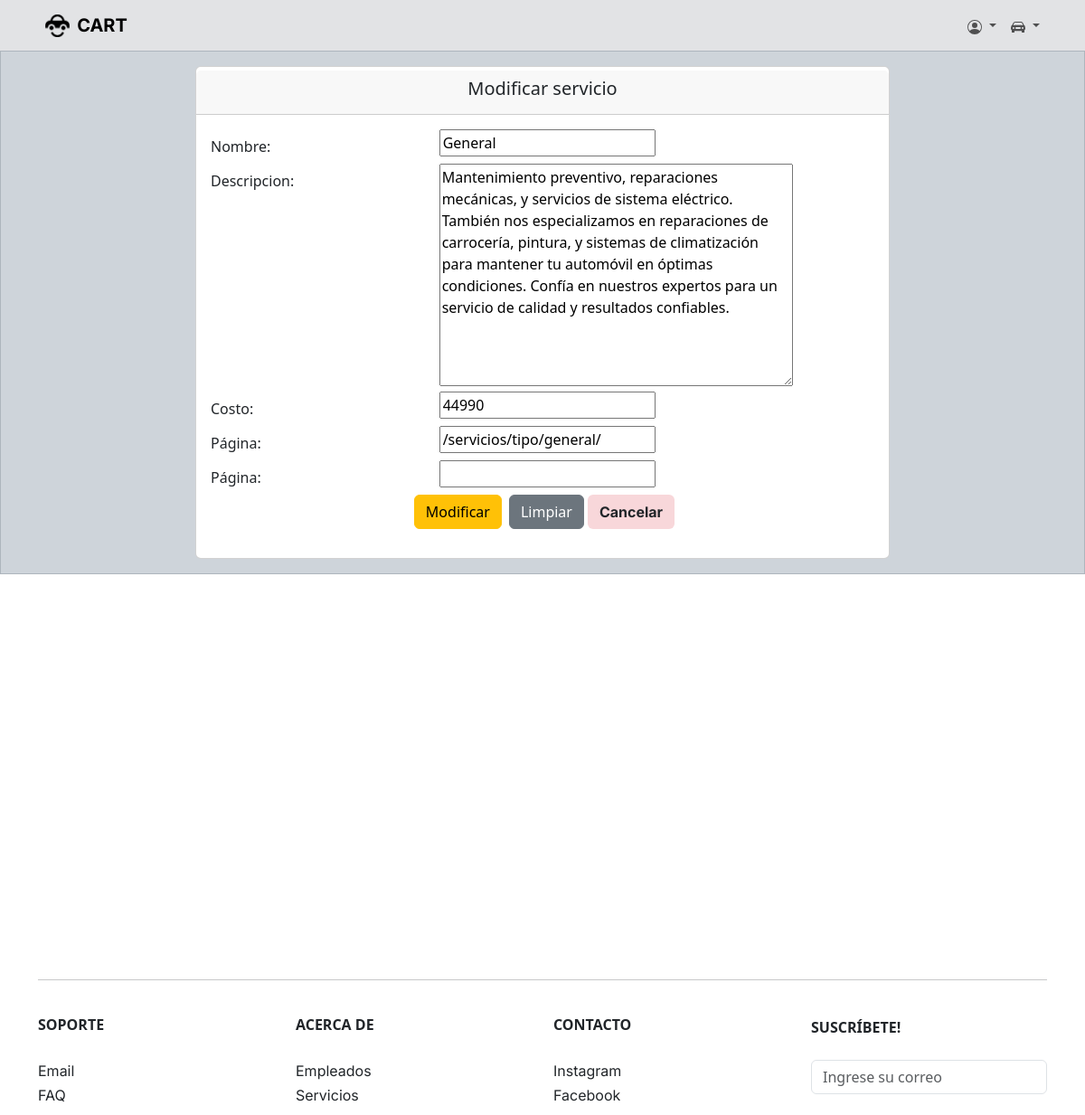
The page /servicios/crud/update/6/ (signed in) on the database its author committed.
### core/models.py (models this page shows, shortened)
class Servicio(models.Model):
    nombre_servicio = models.CharField(max_length=200)
    descripcion_servicio = models.TextField(max_length=550)
    costo_servicio = models.CharField(max_length=100)
    pagina_servicio = models.CharField(max_length=500)
    imagen_servicio = CloudinaryField('imagen')

### core/views.py (the view, shortened to what this page needs)
# urls.py: path('servicios/crud/update/<id>/', serviciosupdate, name="serviciosupdate"),
@permission_required('core.change_servicio')
def serviciosupdate(request, id):
    servicio = Servicio.objects.get(id=id)
    aux = {
            'form' : ServicioForm(instance = servicio)
    }
    return render(request, 'core/servicios/crud/update.html', aux)

### core/forms.py
class ServicioForm(ModelForm):
    captcha = CaptchaField()
    class Meta:
        model = Servicio
        fields = '__all__'

### core/templates/core/servicios/crud/update.html (shortened to what this page needs)
{% extends 'core/base.html' %}
{% load static %}
{% block content %}
<H1>test</H1>
<div class="d-flex justify-content-center p-3 text-primary-emphasis bg-dark-subtle border border-dark-subtle">
    <div class="card" style="width: 48rem;">
        <div class="card-header d-flex justify-content-center mt-1">
            <h5>Modificar servicio</h5>
        </div>
        <div class="card-body">
            <form action="" method="POST" style="margin: 0 auto;" enctype="multipart/form-data">
                <div class="form-group row">
                    <label for="id_nombre" class="col-sm-4 col-form-label">Nombre:</label>
                    <div class="col-sm-4">
                        {{ form.nombre_servicio }}
                    </div>
                </div>
                <div class="form-group row">
                    <label for="id_nombre" class="col-sm-4 col-form-label">Descripcion:</label>
                    <div class="col-sm-4">
                        {{ form.descripcion_servicio }}
                    </div>
                </div>
                <div class="form-group row">
                    <label for="id_apellido" class="col-sm-4 col-form-label">Costo:</label>
                    <div class="col-sm-4">
                        {{ form.costo_servicio }}
                    </div>
                </div>
                <div class="form-group row">
                    <label for="id_apellido" class="col-sm-4 col-form-label">Página:</label>
                    <div class="col-sm-4">
                        {{ form.pagina_servicio }}
                    </div>
                </div>
                <div class="form-group row">
                    <label for="id_apellido" class="col-sm-4 col-form-label">Página:</label>
                    <div class="col-sm-4">
                        {{ form.imagen_servicio }}
                    </div>
                </div>
                <div class="d-flex justify-content-center">
                    <input type="submit" value="Modificar" class="btn btn-warning mx-1">
                    <input type="reset" value="Limpiar" class="btn btn-secondary mx-1">
                    <a href="{% url 'servicios' %}" class="btn bg-danger-subtle"> Cancelar </a>
                </div>
            </form>
        </div>
    </div>
</div>
<br>
<br>
<br>
<br>
<br>
<br>
<br>
<br>
<br>
<br>
<br>
<br>
<br>
<br>
<br>
<br>
<br>
<br>
{% endblock %}

### static/core/css/style.css (style rules this page uses)
a { font-weight: bold !important; font-family: 'Inter', sans-serif !important; }

### rows shown on the page
Servicio: nombre_servicio "General", descripcion_servicio "Mantenimiento preventivo, reparaciones mecánicas, y servicios de sistema eléctrico. También nos especializamos en reparaciones de carrocería, pintura, y sistemas de climatización para mantener tu automóvil en óptimas condiciones. Confía en nuestros expertos para un servicio de calidad y resultados confiables.", costo_servicio "44990", pagina_servicio "/servicios/tipo/general/"
